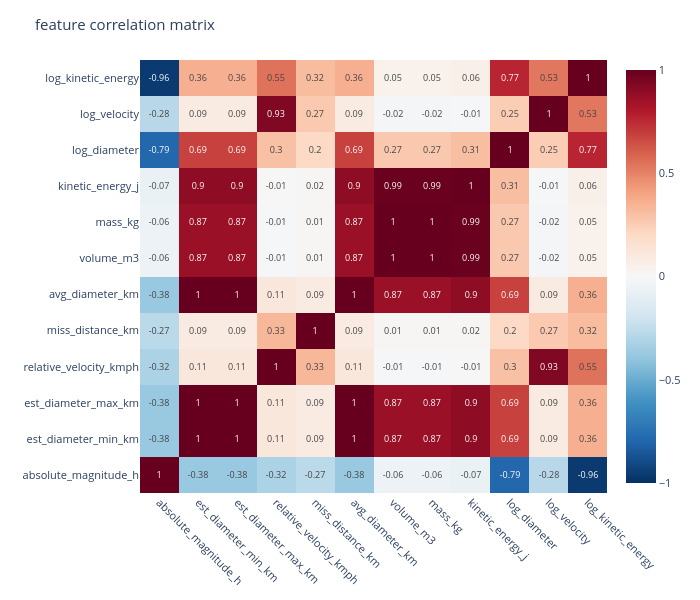

The notebook cell this image was saved under:
### Markdown cell above
### correlation heatmap

lets check how the numeric features relate to each other. strong correlations between features (collinearity) can cause issues for some models, and we also want to see which features have the strongest relationship with hazardous status

what it shows:

- red squares (Positive numbers): When X goes up, Y goes up

- blue squares (Negative numbers): When X goes up, Y goes down

- white/Light squares (Near 0): No relationship

### Code cell
# correlation matrix for numeric features
corr_cols = ["absolute_magnitude_h", "est_diameter_min_km", "est_diameter_max_km",
             "relative_velocity_kmph", "miss_distance_km", "avg_diameter_km",
             "volume_m3", "mass_kg", "kinetic_energy_j",
             "log_diameter", "log_velocity", "log_kinetic_energy"]

corr_matrix = df[corr_cols].corr()

fig = go.Figure(data=go.Heatmap(
    z=corr_matrix.values,
    x=corr_matrix.columns,
    y=corr_matrix.columns,
    colorscale="RdBu_r",
    zmid=0,
    text=corr_matrix.round(2).values,
    texttemplate="%{text}",
    textfont=dict(size=9),
    hovertemplate="x: %{x}<br>y: %{y}<br>correlation: %{z:.3f}<extra></extra>",
))

fig.update_layout(
    title="feature correlation matrix",
    template="plotly_white",
    height=600,
    width=700,
    margin=dict(t=60, b=40, l=140),
    font=dict(size=11),
    xaxis=dict(tickangle=45),
)
fig.show()

### Figure 1 — Plotly figure (JSON) as saved in the notebook; plotly's stock layout.template omitted (floating-point values rounded to 4 significant figures; data arrays with more than 128 entries replaced by an {"elided": "..."} marker saying what was removed)
{"data": [{"colorscale": [[0, "rgb(5,48,97)"], [0.1, "rgb(33,102,172)"], [0.2, "rgb(67,147,195)"], [0.3, "rgb(146,197,222)"], [0.4, "rgb(209,229,240)"], [0.5, "rgb(247,247,247)"], [0.6, "rgb(253,219,199)"], [0.7, "rgb(244,165,130)"], [0.8, "rgb(214,96,77)"], [0.9, "rgb(178,24,43)"], [1, "rgb(103,0,31)"]], "hovertemplate": "x: %{x}<br>y: %{y}<br>correlation: %{z:.3f}<extra></extra>", "text": {"elided": "12x12 float values"}, "textfont": {"size": 9}, "texttemplate": "%{text}", "type": "heatmap", "x": ["absolute_magnitude_h", "est_diameter_min_km", "est_diameter_max_km", "relative_velocity_kmph", "miss_distance_km", "avg_diameter_km", "volume_m3", "mass_kg", "kinetic_energy_j", "log_diameter", "log_velocity", "log_kinetic_energy"], "y": ["absolute_magnitude_h", "est_diameter_min_km", "est_diameter_max_km", "relative_velocity_kmph", "miss_distance_km", "avg_diameter_km", "volume_m3", "mass_kg", "kinetic_energy_j", "log_diameter", "log_velocity", "log_kinetic_energy"], "z": {"elided": "12x12 float values"}, "zmid": 0}], "layout": {"font": {"size": 11}, "height": 600, "margin": {"b": 40, "l": 140, "t": 60}, "title": {"text": "feature correlation matrix"}, "width": 700, "xaxis": {"tickangle": 45}}}
